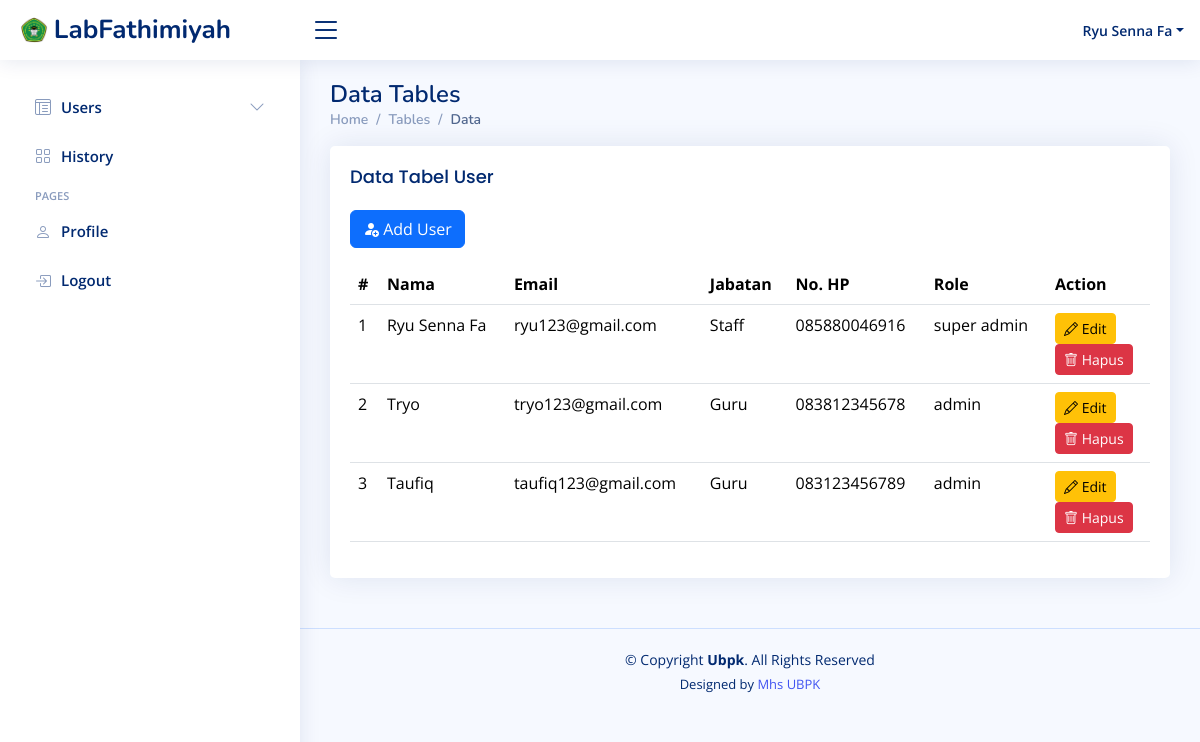
The page /pages/content/users/datauser.php (signed in) on the database its author committed.
### tables this page shows
CREATE TABLE `tbl_users` (
  `user_id` int(11) NOT NULL,
  `nama` varchar(255) NOT NULL,
  `jabatan` varchar(20) NOT NULL,
  `alamat` varchar(255) NOT NULL,
  `no_hp` varchar(15) NOT NULL,
  `email` varchar(100) NOT NULL,
  `role` enum('super admin','admin','user') NOT NULL,
  `password` varchar(255) NOT NULL,
  `created_at` timestamp NOT NULL DEFAULT current_timestamp(),
  `updated_at` timestamp NULL DEFAULT NULL
);

### pages/content/users/datauser.php (the view, shortened to what this page needs)
  <main id="main" class="main">
    <div class="pagetitle">
      <h1>Data Tables</h1>
      <nav>
        <ol class="breadcrumb">
          <li class="breadcrumb-item"><a href="index.html">Home</a></li>
          <li class="breadcrumb-item">Tables</li>
          <li class="breadcrumb-item active">Data</li>
        </ol>
      </nav>
    </div>
    <section class="section">
      <div class="row">
        <div class="col-lg-12">
          <div class="card">
            <div class="card-body">
              <h5 class="card-title">Data Tabel User</h5>
              <p>
              <a href="adduser.php" type="button" class="btn btn-primary"><i class="bi bi-person-fill-add"></i> Add User</a>
              </p>
              <table class="table datatable">
                <thead>
                  <tr>
                    <th scope="col">#</th>
                    <th scope="col">Nama</th>
                    <th scope="col">Email</th>
                    <th scope="col">Jabatan</th>
                    <th scope="col">No. HP</th>
                    <th scope="col">Role</th>
                    <th scope="col">Action</th>
                  </tr>
                </thead>
                <tbody>
                  <?php
                  require '../../../config/db.php';
                  $products = mysqli_query($db_connect, "SELECT * FROM tbl_users");
                  $no = 1;
                  while ($row = mysqli_fetch_assoc($products)) {
                  ?>
                      <tr>
                          <td><?= $no++; ?></td>
                          <td><?= $row['nama']; ?></td>
                          <td><?= $row['email']; ?></td>
                          <td><?= $row['jabatan']; ?></td>
                          <td><?= $row['no_hp']; ?></td>
                          <td><?= $row['role']; ?></td>
                          <td>
                              <a href="edituser.php?id=<?= $row['user_id']; ?>" class="btn btn-warning btn-sm"><i class="bi bi-pencil"></i> Edit</a>
                              <form method="POST" action="deleteuser.php">
                                  <button type="submit" class="btn btn-danger btn-sm" onclick="return confirm('Apakah Anda yakin ingin menghapus user ini?')">
                                      <i class="bi bi-trash"></i> Hapus
                                  </button>
                              </form>
                          </td>
                      </tr>
                      <?php
                  }
                  ?>
              </tbody>
              </table>
            </div>
          </div>
        </div>
      </div>
    </section>
</main>

### assets/assets/css/style.css (style rules this page uses)
:root { scroll-behavior: smooth; }
body { font-family: "Open Sans", sans-serif; background: #f6f9ff; color: #444444; }
a { color: #4154f1; text-decoration: none; }
h1, h2, h3, h4, h5, h6 { font-family: "Nunito", sans-serif; }
#main { margin-top: 60px; padding: 20px 30px; transition: all 0.3s; }
.pagetitle { margin-bottom: 10px; }
.pagetitle h1 { font-size: 24px; margin-bottom: 0; font-weight: 600; color: #012970; }
.card { margin-bottom: 30px; border: none; border-radius: 5px; box-shadow: 0px 0 30px rgba(1, 41, 112, 0.1); }
.card-title { padding: 20px 0 15px 0; font-size: 18px; font-weight: 500; color: #012970; font-family: "Poppins", sans-serif; }
.card-body { padding: 0 20px 20px 20px; }
.breadcrumb { font-size: 14px; font-family: "Nunito", sans-serif; color: #899bbd; font-weight: 600; }
.breadcrumb a { color: #899bbd; transition: 0.3s; }
.breadcrumb .breadcrumb-item::before { color: #899bbd; }
.breadcrumb .active { color: #51678f; font-weight: 600; }
@media (min-width: 1200px) { #main, #footer { margin-left: 300px; } }

### rows shown on the page
tbl_users: nama "Ryu Senna Fa", email "ryu123@gmail.com", jabatan "Staff", no_hp "085880046916", role "super admin"
tbl_users: nama "Tryo", email "tryo123@gmail.com", jabatan "Guru", no_hp "083812345678", role "admin"
tbl_users: nama "Taufiq", email "taufiq123@gmail.com", jabatan "Guru", no_hp "083123456789", role "admin"

### other values the page prints
$_SESSION['nama'] "Ryu Senna Fa"
